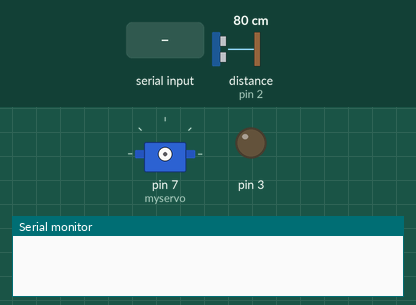
Recording of a sketch running on a simulated Arduino Uno, built with avr-gcc and run on an emulated ATmega328P. Shown: servo, output pins drawn as LEDs (lit = HIGH), the last lines printed to the serial monitor. Inputs (shaded band) come from the test bench; at power-on: distance to the obstacle (sensor on pin 2) 80 cm. The echo pulse lasts 58.3 µs per cm.

Above: at 1.2 s.
1.3 s: "s\n" received over Serial
At 4.1 s:
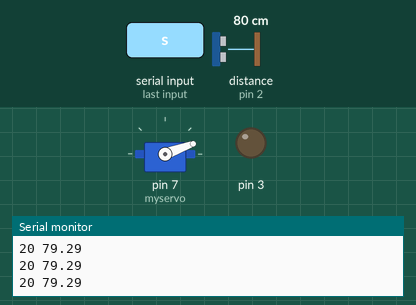
4.3 s: distance to the obstacle (sensor on pin 2) set to 120 cm
At 6.4 s:
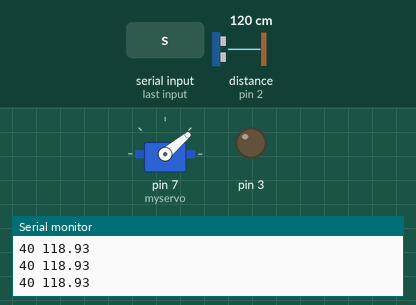
10.3 s: distance to the obstacle (sensor on pin 2) set to 2 cm
At 11.7 s:
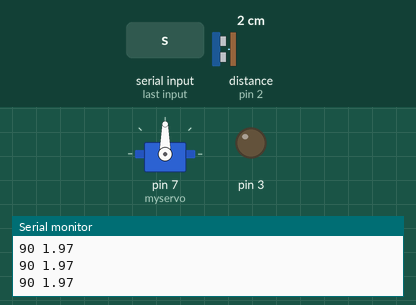
Timing chart, 0 to 22.6 s (numbered marks = the images above; inputs shaded):
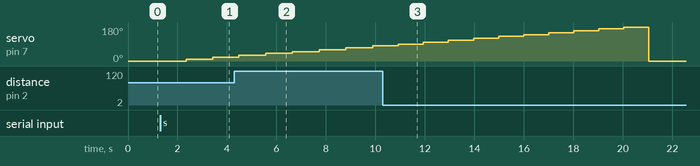

The sketch:

sketch_urtrasonic3.ino
```cpp
//echoPin=2
//trigPin=3
#include<Servo.h>
Servo myservo;
int deg=0;
int i=0;
double Duration=0;
double Distance=0;
void setup() {
  // put your setup code here, to run once:
  Serial.begin(9600);
  pinMode(2,INPUT);
  pinMode(3,OUTPUT);
}
int start1=0;
int stop1=0;
void loop() {
  // put your main code here, to run repeatedly:
  int inputchar;
  inputchar=Serial.read();
  if (inputchar!=-1){
    switch(inputchar){
      case 's':
        start1=1;
        Serial.println("start");
        break;
    }
  }
  if (start1==1){
    myservo.attach(7);
    myservo.write(deg);
    digitalWrite(3,LOW);
    delayMicroseconds(2);
    digitalWrite(3,HIGH);
    delayMicroseconds(10);
    digitalWrite(3,LOW);
    Duration = pulseIn( 2, HIGH ); //センサからの入力
    if (Duration > 0) {
      Duration = Duration/2; //往復距離を半分にする
      Distance = Duration*340*100/1000000; // 音速を340m/sに設定
      Serial.print(deg);
      Serial.print(" ");
      Serial.println(Distance);

    }
    i=i+1;
    if (i==10){
      deg=deg+10;
      i=0;
    }
    if (stop1==1){
      start1=0;
      stop1=0;
      Serial.println("stop");
    }
    if (deg>180){
      deg=0;
      stop1=1;
    }
    delay(100);
  }
}
```

Measured:
- after the input at 1.3 s, servo on pin 7 (myservo): 0° → 10° after 1.1 s, → 20° 1.1 s later
